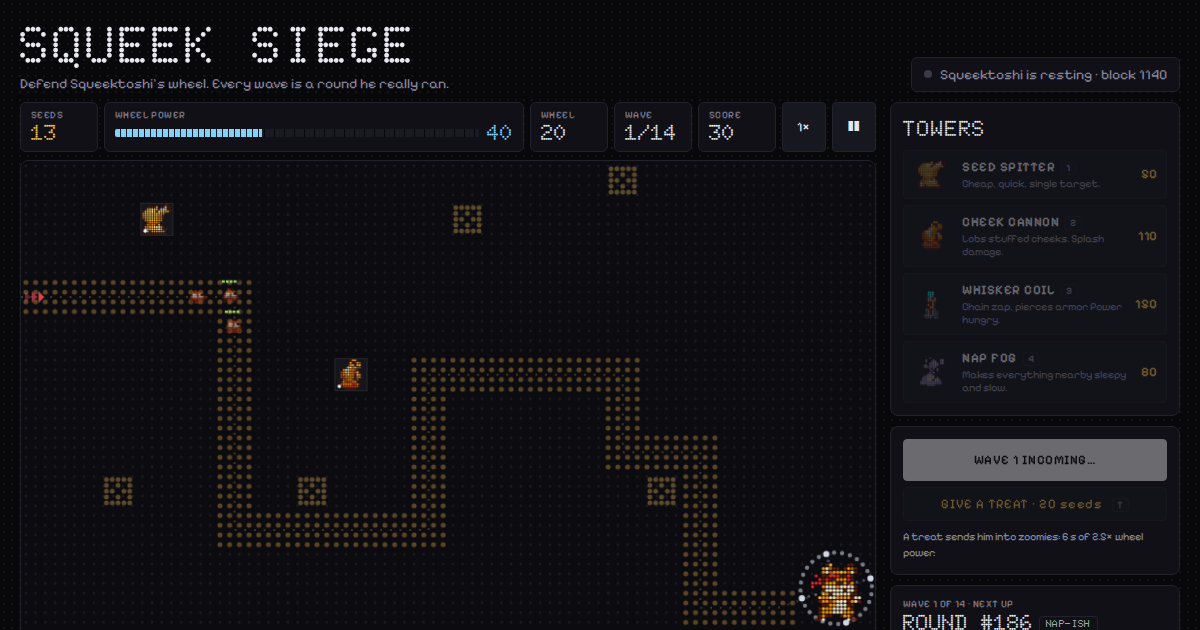
#> input picture dist/og.png, 1200 x 630 px
$ python dotify.py ../dist/og.png ../dist/og.png
#> lines starting #> are read from the running program, lines starting #| are printed output that depends on the picture; after the words box and inside, x2 and y2 are one past the last pixel; in counts of white or black regions, pixels touching at a corner belong together
"""Turn a generated pixel-art PNG into an LED dot sprite.

Finds the art's own pixel grid, samples one colour per grid cell, snaps colours to a
small palette and writes a JSON sprite (palette + rows) plus a dot preview PNG.

usage: python3 scripts/dotify.py in.png out.json [--max 24] [--colors 6]
"""
import json
import sys
from pathlib import Path

import numpy as np
from PIL import Image, ImageDraw


def bbox(img: np.ndarray):
    on = img.astype(int).sum(axis=2) > 60
    ys, xs = np.nonzero(on)
    return xs.min(), ys.min(), xs.max() + 1, ys.max() + 1


def fit_cell(img: np.ndarray, x0: int, y0: int, x1: int, y1: int) -> float:
    """Cell size whose blocks are most uniform. The bounding box edges sit on art-pixel edges."""
    g = img.astype(int)
    errs = []
    for s in np.arange(18, 64, 0.25):
        nx, ny = round((x1 - x0) / s), round((y1 - y0) / s)
        if nx < 6 or ny < 6:
            continue
        sx, sy = (x1 - x0) / nx, (y1 - y0) / ny
        if abs(sx - sy) / s > 0.06:
            continue
        err = 0
        for fx, fy in ((0.22, 0.22), (0.78, 0.22), (0.22, 0.78), (0.78, 0.78)):
            cx = (x0 + (np.arange(nx) + 0.5) * sx).astype(int)
            cy = (y0 + (np.arange(ny) + 0.5) * sy).astype(int)
            px = (x0 + (np.arange(nx) + fx) * sx).astype(int)
            py = (y0 + (np.arange(ny) + fy) * sy).astype(int)
            err += np.abs(g[np.ix_(cy, cx)] - g[np.ix_(py, px)]).sum()
        errs.append((err / (nx * ny), s))
    floor = min(e for e, _ in errs)
    # the largest cell that is nearly as uniform as the best one is the art's real pixel
    return max(s for e, s in errs if e <= floor * 1.6 + 2)


def kmeans(cols: np.ndarray, k: int, iters=20) -> np.ndarray:
    """k-means seeded by farthest points, so small but distinct colours (eyes, a red band) survive."""
    q = (cols // 12).astype(int)
    keys = q[:, 0] * 10000 + q[:, 1] * 100 + q[:, 2]
    cent = [cols[keys == np.bincount(keys - keys.min()).argmax() + keys.min()].mean(0)]
    while len(cent) < min(k, len(cols)):
        d = np.min([((cols - c) ** 2).sum(1) for c in cent], axis=0)
        cent.append(cols[d.argmax()].astype(float))
    cent = np.array(cent)
    for _ in range(iters):
        lab = ((cols[:, None, :] - cent[None]) ** 2).sum(-1).argmin(1)
        for j in range(len(cent)):
            if (lab == j).any():
                cent[j] = cols[lab == j].mean(0)
    return cent


def main():
    src, out = Path(sys.argv[1]), Path(sys.argv[2])
    maxc = int(sys.argv[sys.argv.index('--max') + 1]) if '--max' in sys.argv else 26
    k = int(sys.argv[sys.argv.index('--colors') + 1]) if '--colors' in sys.argv else 7
    img = np.array(Image.open(src).convert('RGB'))
#> img is the input picture: shape (630, 1200, 3); mean R, G, B 18.9, 18.4, 22.2
    x0, y0, x1, y1 = bbox(img)
#> in bbox, `on = img.astype(int).sum(axis=2) > 60`:
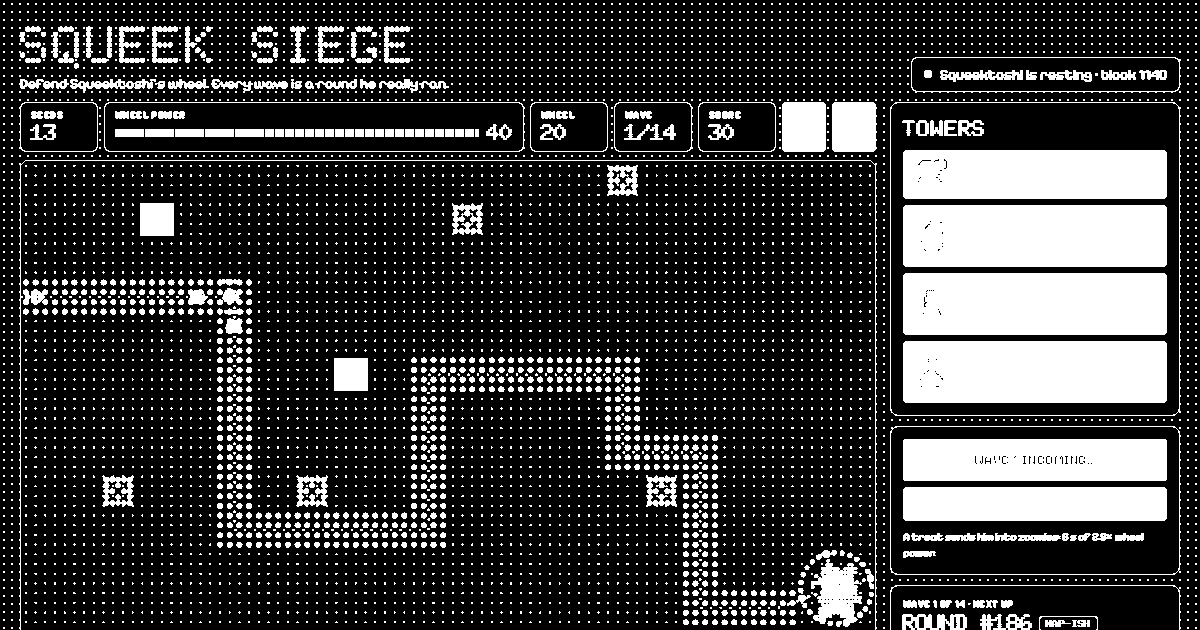
#> on: shape (630, 1200) bool; 21.5% white; 6517 white regions (5779 under 20 px), largest, box (x1, y1, x2, y2) and area: (903, 341, 1167, 403) 16337, (903, 205, 1167, 267) 16335, (903, 273, 1167, 335) 16329
#> x0 = 3; y0 = 3; x1 = 1197; y1 = 630
    s = fit_cell(img, x0, y0, x1, y1)
#> the loop in fit_cell, `for s in np.arange(18, 64, 0.25):` made 184 passes
#> (nx, ny, sx, sy) on passes 1 to 3: (66, 35, 18.09, 17.91), (65, 34, 18.37, 18.44), (65, 34, 18.37, 18.44)
#> after the loop in fit_cell, `for s in np.arange(18, 64, 0.25):`: errs = 184 pairs, first value 84.95 to 155.2, second value 18 to 63.75
#> in fit_cell, `floor = min(e for e, _ in errs)`: floor = 84.95
#> s = 63.75
    nx, ny = round((x1 - x0) / s), round((y1 - y0) / s)
#> nx = 19; ny = 10
    if max(nx, ny) > maxc:  # resample coarser if the art is too fine
        f = maxc / max(nx, ny)
        nx, ny = max(1, round(nx * f)), max(1, round(ny * f))
    sx, sy = (x1 - x0) / nx, (y1 - y0) / ny
#> sx = 62.84; sy = 62.7
    grid = np.zeros((ny, nx, 3), dtype=float)
    dark = np.zeros((ny, nx), dtype=bool)
    for j in range(ny):
        for i in range(nx):
            patch = img[int(y0 + (j + 0.3) * sy):int(y0 + (j + 0.7) * sy), int(x0 + (i + 0.3) * sx):int(x0 + (i + 0.7) * sx)].reshape(-1, 3)
            q = (patch // 16).astype(int)
            keys = q[:, 0] * 256 + q[:, 1] * 16 + q[:, 2]
            mode = np.bincount(keys).argmax()
            grid[j, i] = patch[keys == mode].mean(0)
            # background candidates: near black, or near white (some generators paint a white floor)
            dark[j, i] = grid[j, i].sum() < 70 or grid[j, i].min() > 235
    # background = dark cells connected to the outside; dark cells inside (eyes, outlines) stay
    on = np.ones((ny, nx), bool)
    stack = [(j, i) for j in range(ny) for i in range(nx) if (j in (0, ny - 1) or i in (0, nx - 1)) and dark[j, i]]
#> stack = 54 pairs, first value 0 to 9, second value 0 to 18
    while stack:
        j, i = stack.pop()
        if not on[j, i] or not dark[j, i]:
            continue
        on[j, i] = False
        for dj, di in ((1, 0), (-1, 0), (0, 1), (0, -1)):
            if 0 <= j + dj < ny and 0 <= i + di < nx:
                stack.append((j + dj, i + di))
#> this loop made 736 passes
#> (j, i) on passes 1 to 3: (9, 18), (9, 17), (9, 16)
#> after the loop, stack = []
    # trim empty border rows/columns left after removing the background
    ys, xs = np.nonzero(on)
#> ys = [3, 7, 7, 7, 7]; xs = [2, 14, 15, 16, 17]
    grid, on, dark = grid[ys.min():ys.max() + 1, xs.min():xs.max() + 1], on[ys.min():ys.max() + 1, xs.min():xs.max() + 1], dark[ys.min():ys.max() + 1, xs.min():xs.max() + 1]
    ny, nx = on.shape
#> ny = 5; nx = 16
    cols = grid[on]
#> cols = [[21.34, 20.99, 27.8], [105.9, 105.9, 110.9], [105.9, 105.9, 110.9], [105.9, 105.9, 110.9], [106, 106, 111]]
    pal = kmeans(cols, k)
#> in kmeans, `q = (cols // 12).astype(int)`: q = [[1, 1, 2], [8, 8, 9], [8, 8, 9], [8, 8, 9], [8, 8, 9]]
#> in kmeans, `keys = q[:, 0] * 10000 + q[:, 1] * 100 + q[:, 2]`: keys = [10102, 80809, 80809, 80809, 80809]
#> in kmeans, `cent = [cols[keys == np.bincount(keys - keys.min()).argmax() + keys.mi..`: cent = [[106, 106, 111]]
#> the loop in kmeans, `while len(cent) < min(k, len(cols)):` made 4 passes
#> d on passes 1 to 4: [21291.8, 9.31e-05, 0.0019, 0.000482, 0.0055], [0, 9.31e-05, 0.0019, 0.000482, 0.0055], [0, 9.31e-05, 0.0019, 0.000482, 0], [0, 9.31e-05, 0, 0.000481, 0]
#> after the loop in kmeans, `while len(cent) < min(k, len(cols)):`: cent = [[106, 106, 111], [21.34, 20.99, 27.8], [106, 106, 111], [105.9, 105.9, 110.9], [105.9, 105.9, 110.9]]
#> after the loop in kmeans, `for _ in range(iters):`: cent = [[105.9, 105.9, 110.9], [21.34, 20.99, 27.8], [106, 106, 111], [105.9, 105.9, 110.9], [105.9, 105.9, 110.9]]
#> pal has the same summary as cent in kmeans
    lab = ((grid[..., None, :] - pal[None, None]) ** 2).sum(-1).argmin(-1)
    # --target N: shrink to at most N dots per side. Each block keeps its most *salient* colour
    # (count in block / sqrt of how common the colour is overall), so eyes, sparks and highlights survive.
    if '--target' in sys.argv:
        tgt = int(sys.argv[sys.argv.index('--target') + 1])
        f = -(-max(on.shape) // tgt)
        if f > 1:
            freq = np.bincount(lab[on], minlength=len(pal)) + 1
            H2, W2 = -(-on.shape[0] // f), -(-on.shape[1] // f)
            lab2 = np.zeros((H2, W2), int)
            on2 = np.zeros((H2, W2), bool)
            for j in range(H2):
                for i in range(W2):
                    bo = on[j * f:(j + 1) * f, i * f:(i + 1) * f]
                    bl = lab[j * f:(j + 1) * f, i * f:(i + 1) * f][bo]
                    if bo.sum() * 2 < bo.size:
                        continue
                    cnt = np.bincount(bl, minlength=len(pal))
                    lab2[j, i] = int(np.argmax(cnt / np.sqrt(freq)))
                    on2[j, i] = True
            lab, on = lab2, on2
            nx, ny = W2, H2
    alphabet = 'abcdefghijklmnop'
    rows = [''.join(alphabet[lab[j, i]] if on[j, i] else '.' for i in range(on.shape[1])) for j in range(on.shape[0])]
    palette = {alphabet[i]: '#%02x%02x%02x' % tuple(int(v) for v in pal[i]) for i in range(len(pal))}
#> palette = {'a': '#69696e', 'b': '#15141b', 'c': '#69696e', 'd': '#69696e', 'e': '#69696e'}
    out.write_text(json.dumps({'source': src.name, 'cell': round(s, 2), 'w': on.shape[1], 'h': on.shape[0], 'palette': palette, 'rows': rows}, indent=1))
    # dot preview
    g = 18
    pv = Image.new('RGB', (on.shape[1] * g + 40, on.shape[0] * g + 40), (12, 12, 16))
    d = ImageDraw.Draw(pv)
    for j, r in enumerate(rows):
        for i, ch in enumerate(r):
            x, y = 20 + i * g + g / 2, 20 + j * g + g / 2
            if ch == '.':
                d.ellipse([x - 2, y - 2, x + 2, y + 2], fill=(27, 27, 35))
            else:
                rad = g * 0.42
                d.ellipse([x - rad, y - rad, x + rad, y + rad], fill=palette[ch])
#> this loop made 5 passes
#> r on passes 1 to 5: 'b...............', '................', '................', '................', '............adec'
    pv.save(out.with_suffix('.preview.png'))
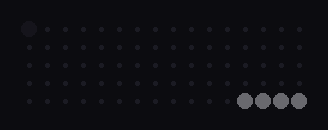
#> saved as og.preview.png: PIL image 328x130 RGB; mean R, G, B 14.3, 14.3, 18.5
    print(f'{src.name}: cell {s:.2f}px -> {nx}x{ny} dots, {len(palette)} colours')
#| og.png: cell 63.75px -> 16x5 dots, 5 colours


if __name__ == '__main__':
    main()
